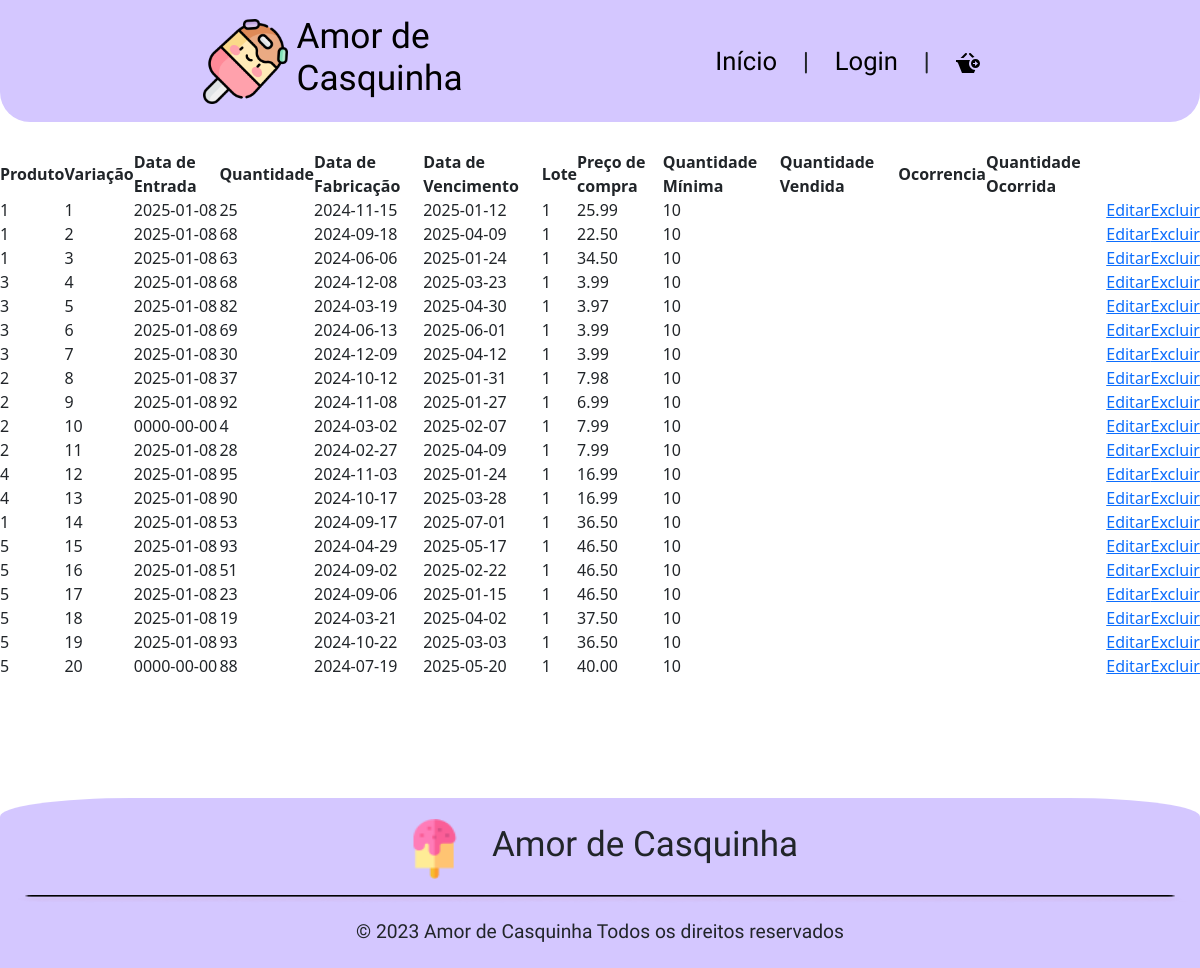
/app/view/telaEstoque.php, run on the app's committed database.
### tables this page shows
CREATE TABLE `estoque` (
  `idEstoque` int(11) NOT NULL,
  `idProduto` int(11) DEFAULT NULL,
  `idVariacao` int(11) DEFAULT NULL,
  `lote` int(11) NOT NULL,
  `dtEntrada` date DEFAULT NULL COMMENT 'YYYY/MM/DD',
  `quantidade` int(11) DEFAULT 0,
  `dtFabricacao` date DEFAULT NULL COMMENT 'YYYY/MM/DD',
  `dtVencimento` date DEFAULT NULL COMMENT 'YYYY/MM/DD',
  `precoCompra` decimal(15,2) DEFAULT NULL,
  `qtdMinima` int(11) NOT NULL,
  `qtdVendida` int(11) DEFAULT NULL,
  `qtdOcorrencia` int(11) DEFAULT NULL,
  `ocorrencia` varchar(1024) DEFAULT NULL,
  `desativado` int(11) NOT NULL
);

### app/config/database.php (called while the page is built, shortened)
<?php
    class Database {
        private $host;
        private $db;
        private $user;
        private $pass;
        private $charset;
        private $conn;
        public function __construct() {
            $env = file_get_contents(__DIR__."/.env");
            $lines = explode("\n",$env);
            $this->host = 'localhost';
            $this->db = 'db_sorveteria';
            $this->user = 'root';
            $this->pass = '';
            $this->charset = 'utf8mb4';
        }
        public function getConnection() {
            $dsn = "mysql:host={$this->host};dbname={$this->db};charset={$this->charset}";
            $options = [
                PDO::ATTR_ERRMODE            => PDO::ERRMODE_EXCEPTION,
                PDO::ATTR_DEFAULT_FETCH_MODE => PDO::FETCH_ASSOC,
                PDO::ATTR_EMULATE_PREPARES   => false,
            ];
            try {
                $this->conn = new PDO($dsn, $this->user, $this->pass, $options);
            } catch (PDOException $e) {
                throw new PDOException($e->getMessage(), (int)$e->getCode());
            }
            return $this->conn;
        }
}

### app/model/estoque.php (called while the page is built, shortened)
<?php
require_once '../config/database.php';
class Estoque{
    private $conn;
    public function __construct(){
        $database = new DataBase;
        $this->conn = $database->getConnection();
    }
    public function listarEstoque(){
        try{
            $cmd = $this->conn->prepare("CALL ListarEstoque()");
            $cmd->execute();
            $estoque = $cmd->fetchAll();
            return $estoque;
        } catch (PDOException $e) {
            echo "Erro no banco de dados: " . $e->getMessage();
        }
    }
}
?>

### app/controller/estoqueController.php (called while the page is built)
<?php
    require_once '../model/estoque.php';
    class EstoqueController{
        private $estoque;
        function __construct(){
            $this->estoque = new Estoque();
        }
        function listarEstoque(){
            return $this->estoque->listarEstoque();
        }
    }
?>

### app/view/telaEstoque.php (the view, shortened to what this page needs)
<?php
require_once '../controller/estoqueController.php';
$estoque = new EstoqueController();
$dados = $estoque->listarEstoque();
?>
<!DOCTYPE html>
<html lang="pt-br">
<head>
    <link href="https://cdn.jsdelivr.net/npm/bootstrap@5.3.2/dist/css/bootstrap.min.css" rel="stylesheet">
    <link rel="stylesheet" href="style/CabecalhoRodape.css">
    <link rel="stylesheet" href="style/pedidosS.css">
</head>
<body>
<?php include_once 'components/header.php'; ?>
<main>
<table>
    <thead>
        <tr>
            <th>Produto</th>
            <th>Variação</th>
            <th>Data de Entrada</th>
            <th>Quantidade</th>
            <th>Data de Fabricação</th>
            <th>Data de Vencimento</th>
            <th>Lote</th>
            <th>Preço de compra</th>
            <th>Quantidade Mínima</th>
            <th>Quantidade Vendida</th>
            <th>Ocorrencia</th>
            <th>Quantidade Ocorrida</th>
            <th></th>
            <th></th>
        </tr>
    </thead>
    <tbody>
        <?php
        if($dados){
            foreach($dados as $row){
                echo '<tr>
                        <td>'.$row['idProduto'].'</td>
                        <td>'.$row['idVariacao'].'</td>
                        <td>'.$row['dtEntrada'].'</td>
                        <td>'.$row['quantidade'].'</td>
                        <td>'.$row['dtFabricacao'].'</td>
                        <td>'.$row['dtVencimento'].'</td>
                        <td>'.$row['lote'].'</td>
                        <td>'.$row['precoCompra'].'</td>
                        <td>'.$row['qtdMinima'].'</td>
                        <td>'.$row['qtdVendida'].'</td>
                        <td>'.$row['ocorrencia'].'</td>
                        <td>'.$row['qtdOcorrencia'].'</td>
                        <td><a href="editarEstoque.php?id='.$row['idEstoque'].'">Editar</a></td>
                        <td><a href="../controller/estoqueController.php?acao=excluir&id='.$row['idEstoque'].'">Excluir</a></td>
                    </tr>';
            }
        }
        ?>
    </tbody>
</table>
</main>
<?php include_once 'components/footer.php'; ?>
</body>
</html>

### app/view/style/CabecalhoRodape.css (style rules this page uses)
:root { --roxo-bebe: #D4C7FF; --Nunito: 'Nunito', sans-serif; --Agbalumo: 'Agbalumo'; }
* { padding: 0; margin: 0; }
main { padding-top: 150px; }

### app/view/style/pedidosS.css (style rules this page uses)
:root { --roxo-bebe: #D4C7FF; --Nunito: 'Nunito', sans-serif; --Agbalumo: 'Agbalumo'; --azul-bebe: #C9EFFF; --rosa-bebe: #FFC7E8; --amarelo-bebe: #FFFAC7; --verde-bebe: #E2FFC7; }
main { min-height: calc(100vh - 170px); }

### data on the page
estoque: idProduto "1", idVariacao "1", dtEntrada "2025-01-08", quantidade "25", dtFabricacao "2024-11-15", dtVencimento "2025-01-12", lote "1", precoCompra "25.99", qtdMinima "10"
estoque: idProduto "1", idVariacao "2", dtEntrada "2025-01-08", quantidade "68", dtFabricacao "2024-09-18", dtVencimento "2025-04-09", lote "1", precoCompra "22.50", qtdMinima "10"
estoque: idProduto "1", idVariacao "3", dtEntrada "2025-01-08", quantidade "63", dtFabricacao "2024-06-06", dtVencimento "2025-01-24", lote "1", precoCompra "34.50", qtdMinima "10"
estoque: idProduto "3", idVariacao "4", dtEntrada "2025-01-08", quantidade "68", dtFabricacao "2024-12-08", dtVencimento "2025-03-23", lote "1", precoCompra "3.99", qtdMinima "10"
estoque: idProduto "3", idVariacao "5", dtEntrada "2025-01-08", quantidade "82", dtFabricacao "2024-03-19", dtVencimento "2025-04-30", lote "1", precoCompra "3.97", qtdMinima "10"
estoque: idProduto "3", idVariacao "6", dtEntrada "2025-01-08", quantidade "69", dtFabricacao "2024-06-13", dtVencimento "2025-06-01", lote "1", precoCompra "3.99", qtdMinima "10"
estoque: idProduto "3", idVariacao "7", dtEntrada "2025-01-08", quantidade "30", dtFabricacao "2024-12-09", dtVencimento "2025-04-12", lote "1", precoCompra "3.99", qtdMinima "10"
estoque: idProduto "2", idVariacao "8", dtEntrada "2025-01-08", quantidade "37", dtFabricacao "2024-10-12", dtVencimento "2025-01-31", lote "1", precoCompra "7.98", qtdMinima "10"
estoque: idProduto "2", idVariacao "9", dtEntrada "2025-01-08", quantidade "92", dtFabricacao "2024-11-08", dtVencimento "2025-01-27", lote "1", precoCompra "6.99", qtdMinima "10"
estoque: idProduto "2", idVariacao "10", dtEntrada "0000-00-00", quantidade "4", dtFabricacao "2024-03-02", dtVencimento "2025-02-07", lote "1", precoCompra "7.99", qtdMinima "10"
estoque: idProduto "2", idVariacao "11", dtEntrada "2025-01-08", quantidade "28", dtFabricacao "2024-02-27", dtVencimento "2025-04-09", lote "1", precoCompra "7.99", qtdMinima "10"
estoque: idProduto "4", idVariacao "12", dtEntrada "2025-01-08", quantidade "95", dtFabricacao "2024-11-03", dtVencimento "2025-01-24", lote "1", precoCompra "16.99", qtdMinima "10"
estoque: idProduto "4", idVariacao "13", dtEntrada "2025-01-08", quantidade "90", dtFabricacao "2024-10-17", dtVencimento "2025-03-28", lote "1", precoCompra "16.99", qtdMinima "10"
estoque: idProduto "1", idVariacao "14", dtEntrada "2025-01-08", quantidade "53", dtFabricacao "2024-09-17", dtVencimento "2025-07-01", lote "1", precoCompra "36.50", qtdMinima "10"
estoque: idProduto "5", idVariacao "15", dtEntrada "2025-01-08", quantidade "93", dtFabricacao "2024-04-29", dtVencimento "2025-05-17", lote "1", precoCompra "46.50", qtdMinima "10"
estoque: idProduto "5", idVariacao "16", dtEntrada "2025-01-08", quantidade "51", dtFabricacao "2024-09-02", dtVencimento "2025-02-22", lote "1", precoCompra "46.50", qtdMinima "10"
estoque: idProduto "5", idVariacao "17", dtEntrada "2025-01-08", quantidade "23", dtFabricacao "2024-09-06", dtVencimento "2025-01-15", lote "1", precoCompra "46.50", qtdMinima "10"
estoque: idProduto "5", idVariacao "18", dtEntrada "2025-01-08", quantidade "19", dtFabricacao "2024-03-21", dtVencimento "2025-04-02", lote "1", precoCompra "37.50", qtdMinima "10"
estoque: idProduto "5", idVariacao "19", dtEntrada "2025-01-08", quantidade "93", dtFabricacao "2024-10-22", dtVencimento "2025-03-03", lote "1", precoCompra "36.50", qtdMinima "10"
estoque: idProduto "5", idVariacao "20", dtEntrada "0000-00-00", quantidade "88", dtFabricacao "2024-07-19", dtVencimento "2025-05-20", lote "1", precoCompra "40.00", qtdMinima "10"
